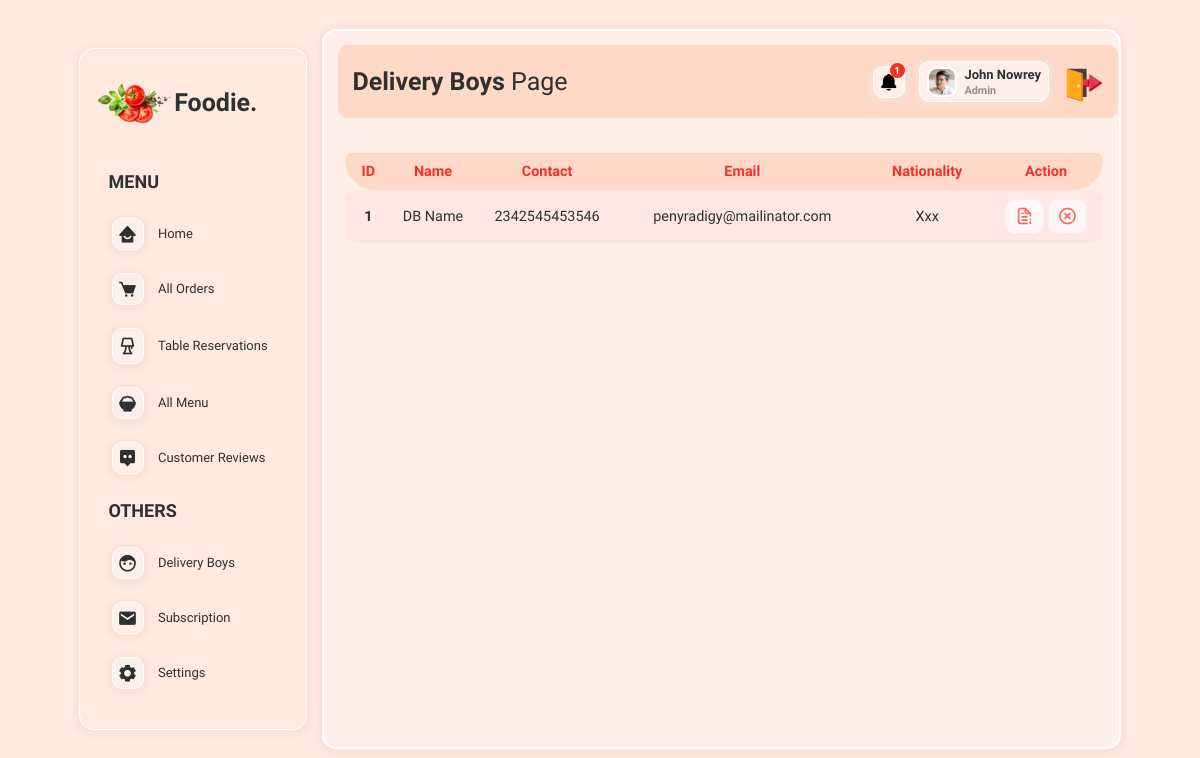
The app's page /admin/db.php (signed in) with its own data.
### tables this page shows
CREATE TABLE `deliveryboys` (
  `id` int(11) NOT NULL,
  `name` varchar(100) NOT NULL,
  `phone` varchar(20) NOT NULL,
  `email` varchar(50) NOT NULL,
  `nationality` varchar(20) NOT NULL,
  `db_image` varchar(225) NOT NULL
);

### admin/db.php (the view, shortened to what this page needs)
<?php
include('./adminPartials/adminHeader.php');
?>
    <div class="adminPage flex">
       <?php
       include('./adminPartials/sideMenu.php');
       ?>
         <div class="mainBody">
            <div class="topSection flex">
                <div class="title">
                    <span><strong>Delivery Boys</strong> Page</span>
                </div>
            <?php
                include('./adminPartials/headerAdminAccount.php');
            ?>
            </div>
            <div class="mainBodyContentContainer">
                <div class="subscribers">
                    <table class="table">
                        <tr class="tblHeader">
                            <th>ID</th>
                            <th>Name</th>
                            <th>Contact</th>
                            <th>Email</th>
                            <th>Nationality</th>
                            <th>Action</th>
                        </tr>
                        <?php
                            $sql = "SELECT * FROM deliveryboys";
                            $res = mysqli_query($conn, $sql);
                            $tableID = 1;
                          if($res == TRUE){
                            $count = mysqli_num_rows($res);
                              if($count > 0){
                                  while($row = mysqli_fetch_assoc($res)){
                                    $id = $row['id'];
                                    $name = $row['name'];
                                    $nationality = $row['nationality'];
                                    $email = $row['email'];
                                    $phone = $row['phone'];
                                    ?>
                                        <tr class="tblRow orderRow">
                                            <td class="id"><?php echo $tableID++?></td>
                                            <td class="name">
                                                <p style="text-transform:capitalize"><?php echo $name?></p>
                                            </td>
                                            <td class="contact">
                                                <p><?php echo $phone?></p>
                                            </td>
                                            <td class="contact">
                                                <p><?php echo $email?></p>
                                            </td>
                                            <td class="nationality">
                                                <p style="text-transform:capitalize"><?php echo $nationality?></p>
                                            </td>
                                            <td class="action">
                                               <a href="<?php echo SITEURL?>admin/dbDetails.php?id=<?php echo $id?>">
                                                    <i class="uil uil-file-info-alt icon"></i>
                                                </a>
                                                <a href="<?php echo SITEURL?>admin/deletedb.php?id=<?php echo $id?>">
                                                    <i class="uil uil-times-circle icon"></i>
                                                </a>
                                            </td>
                                        </tr>
                                    <?php
                                  }
                              }
                              else{
                                echo '<span class="blank">No Subscribers yet!</span>';
                              }
                          }
                        ?>
                    </table>
                </div>
            </div>
         </div>
    </div>
<?php
include('./adminPartials/adminFooter.php');
?>

### admin/adminPartials/headerAdminAccount.php (shortened to what this page needs)
<?php
    $userName = $_SESSION['username'];
    $sql = "SELECT * FROM admins WHERE username = '$userName'";
    $res = mysqli_query($conn, $sql);
    if($res==TRUE){
        $count = mysqli_num_rows($res);
        if($count==1){
            while($row = mysqli_fetch_assoc($res)){
                $name = $row['name'];
                $image = $row['admin_image'];
                $adminRole = $row['role'];
            }
        }
        else{
            header('location:' .SITEURL. 'admin/settingsA.php');
            exit();
        }
    }
?>
<?php
    $sql = "SELECT * FROM orders WHERE order_status = 'ordered'";
    $res = mysqli_query($conn, $sql);
    if($res==TRUE){
        $currentOrders = mysqli_num_rows($res);
    }
?>
<div class="adminDiv flex">
    <div class="notDiv">
        <i class='bx bxs-bell icon' title="New Food Order"></i>
        <span class="count" ><?php echo $currentOrders?></span>
    </div>
    <?php
        if($image!=""){
        ?>
            <div class="imgDiv flex">
                <img src="<?php echo SITEURL;?>databaseImages/foodie<?php echo $image;?>" alt="Account Admin Image">
                <span class="name"><?php echo $name;?> <br><small><?php echo $adminRole;?></small></span>
            </div>
        <?php
        }
        else{
        echo '<span class="fail" style="color:red; margin: 0px 10px;">No Image 1</span>';
        }
    ?>
<a href="logOut.php" title="Log Out" ><img src="../Assests/logOutIcon.png" alt="" style="width: 40px; transform: translateY(5px);"></a>
</div>

### main.css (style rules this page uses)
* { padding: 0; margin: 0; box-sizing: border-box; font-family: "Fira Sans Condensed", sans-serif; }
:root { --primaryColor: #f43127; --secondaryColor: #ffd9c8; --thirdColor: #ffe8e1; --forthColor: #fff1ed; --cardColor: #ffefe9; --LocColor: #f0e2df; --bgColor: #ffeae0; --smallSize: 13px; --normalSize: 18px; --mediumSize: 25px; --largeSize: 35px; --textColor: rgb(48, 48, 48); --whiteColor: hsl(0, 0%, 100%); --borderRadius: 10px; --boxShadow: 0 2px 4px 4px #f8e0d4d7; --greyColor: rgb(180, 180, 180); --greenColor: rgb(56, 223, 56); --yellowColor: rgb(255, 170, 0); }
body { background: var(--bgColor); }
html { font-size: 90%; scroll-behavior: smooth; }
a { text-decoration: none; cursor: pointer; }
.flex { display: flex; align-items: center; }
img { height: auto; width: 100%; }
p { font-family: "Dosis", sans-serif; }
.icon { font-size: 20px; cursor: pointer; }

### records on screen
deliveryboys: name "DB Name", phone "2342545453546", email "penyradigy@mailinator.com", nationality "Xxx"

### other values on screen
$currentOrders "1"
$name "John Nowrey"
$adminRole "Admin"
